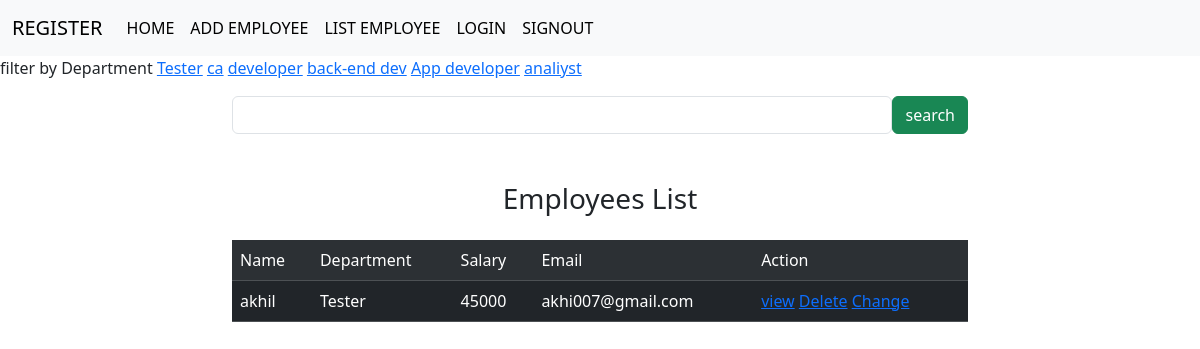
The page /employee/all?department=Tester (signed in) on the database its author committed.
### crm/models.py (models this page shows, shortened)
class Employee(models.Model):
    name=models.CharField(max_length=100)
    age=models.PositiveIntegerField()
    email=models.EmailField(unique=True)
    contact=models.CharField(max_length=10,null=True)
    department=models.CharField(max_length=100)
    salary=models.PositiveIntegerField()
    profile_pic=models.ImageField(upload_to="images",null=True,blank=True)
    dob=models.DateField(null=True,blank=True)

### crm/views.py (the view, shortened to what this page needs)
# urls.py: path("employee/all",views.EmployeeListView.as_view(),name="emp-all"),
@method_decorator(signin_required,name="dispatch")
class EmployeeListView(View):
    def get(self,request,*args, **kwargs):
        qs=Employee.objects.all()
        department=Employee.objects.all().values_list("department",flat=True).distinct()
        print(department)
        if "department" in request.GET:
            dept=request.GET.get("department")
            qs=qs.filter(department__iexact=dept)
        return render(request,"emp_list.html",{"data":qs,"department":department})

### crm/views.py (called while the page is built)
def signin_required(fn):
    def wrapper(request,*args, **kwargs):
        if not request.user.is_authenticated:
            messages.error(request,"Invalid Session")
            return redirect("signin")
        else:
            return fn(request,*args,**kwargs)
    return wrapper

### crm/templates/emp_list.html (shortened to what this page needs)
{%extends 'base.html'%}
{%block body_block%}
<div>
    filter by Department
    {%for dep in department%}
        <a href="{%url 'emp-all'%}?department={{dep}}">{{dep}}</a>
    {%endfor%}
</div>
<div class="container mt-3">
    <div class="row">
        <div class="col-2"></div>
        <div class="col-8">
            <form action="" method="post">
                <div class="d-flex">
                   <input type="text" name="box" class="form-control">
                   <button type="submit" class="btn btn-success">search</button>
                </div>
            </form>
        </div>
        <div class="col-2"></div>
    </div>
</div>
<div class="container mt-5">
    <h3 class="text-center">Employees List</h3>
    <div class="row">
        <div class="col-2"></div>
        <div class="col-8">
            <table class="table table-dark table-striped  caption-top">
              <caption></caption>
                <tr>
                    <td>Name</td>
                    <td>Department</td>
                    <td>Salary</td>
                    <td>Email</td>
                    <td>Action</td>
                </tr>
                {%for emp in data%}
                <tr>
                    <td>{{emp.name}}</td>
                    <td>{{emp.department}}</td>
                    <td>{{emp.salary}}</td>
                    <td>{{emp.email}}</td>
                    <td>
                        <a href="{%url 'emp-detail' emp.id%}">view</a>
                        <a href="{%url 'emp-delete' emp.id%}">Delete</a>
                        <a href="{%url 'emp-edit' emp.id%}">Change</a>
                    </td>
                </tr>
                {%endfor%}
            </table>
        </div>
        <div class="col-2"></div>
    </div>
</div>
{%endblock%}

### rows shown on the page
Employee: name "akhil", department "Tester", salary "45000", email "akhi007@gmail.com"

### other values the page prints
{{ dep }} "Tester" "ca" "developer" "back-end dev" "App developer" "analiyst"
